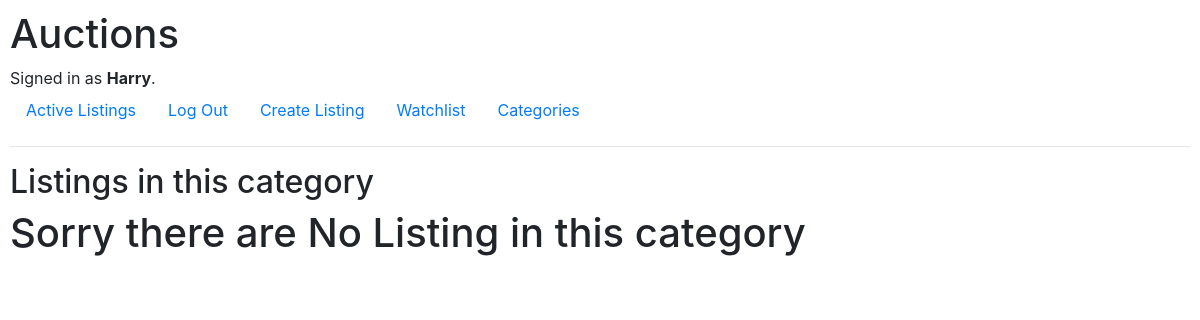
The page /list/TS (signed in) on the database as committed earlier.
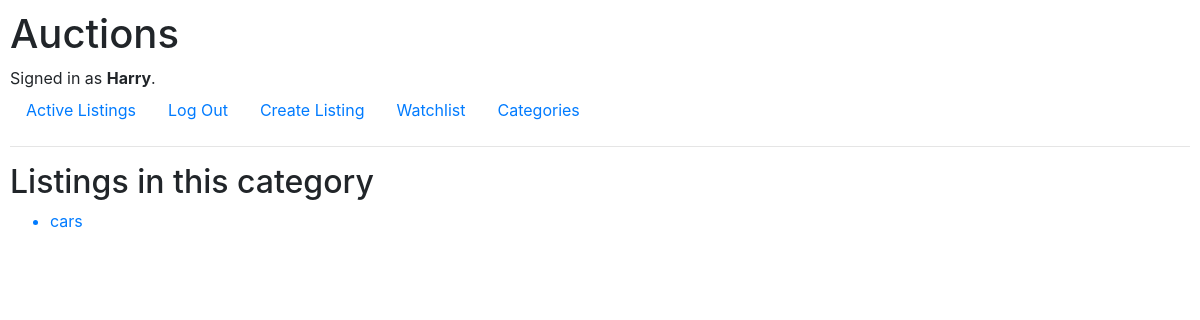
The same page on the database as committed later.
### auctions/models.py (models this page shows)
class Listings(models.Model):
    category = models.CharField(
        max_length=2,
        choices=CATEGORY_CHOICES,
    )
    item = models.CharField(max_length=64)
    description = models.TextField()
    start_bid = models.IntegerField(default=0)
    image = models.URLField(blank=True)
    status = models.BooleanField(default=True)
    current_bid = models.ForeignKey("Bid", models.SET_NULL, blank=True, null =True)
    seller = models.ForeignKey(User, on_delete=models.CASCADE, related_name="listing")

### auctions/views.py (the view)
# urls.py: path("list/<str:category>", views.list, name="list"),
@login_required
def list(request,category):
    listings = Listings.objects.filter(category = category, status = True)
    return render(request, "auctions/list.html",{
        "listings":listings
    })

### auctions/templates/auctions/list.html
{% extends "auctions/layout.html" %}
{% block body %}
    <h2>Listings in this category</h2>
    {% for listing in listings %}
        <ul>
            <a href = "{% url 'item'  listing.item %}">
            <li>{{ listing.item }}</li>
            </a>
        </ul>
        {% empty %}
            <h1>Sorry there are No Listing in this category</h1>
    {% endfor %}
{% endblock %}

Rows that differ between the two databases and show on the page:
added Listings: item "cars"
Other text that changed with them:
text no longer shown: "Sorry there are No Listing in this category"
